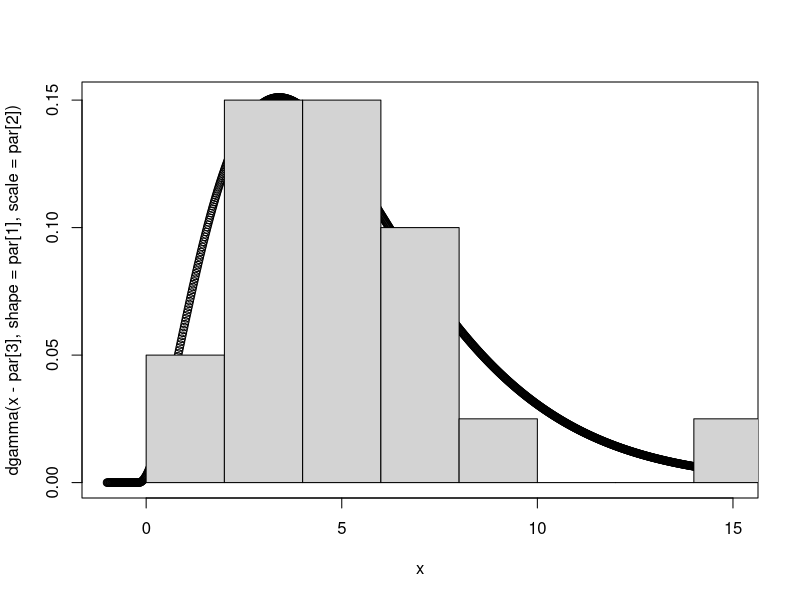

Reproduce this figure in R.

N = 20;
data = rgamma(n=N, shape=2.3, scale=2);
c.init = min(data) - sd(data)/N;
likelihood = function(p) -sum(log(dgamma(data - p[3], shape=p[1], scale=p[2])));
result = optim(
	par=c(1, 1, c.init), fn=likelihood);

print(result);
par = result$par;
x = seq(-1, 15, length=1000);
plot(x, dgamma(x - par[3], shape=par[1], scale=par[2]));
hist(data, add=T, prob=T);
